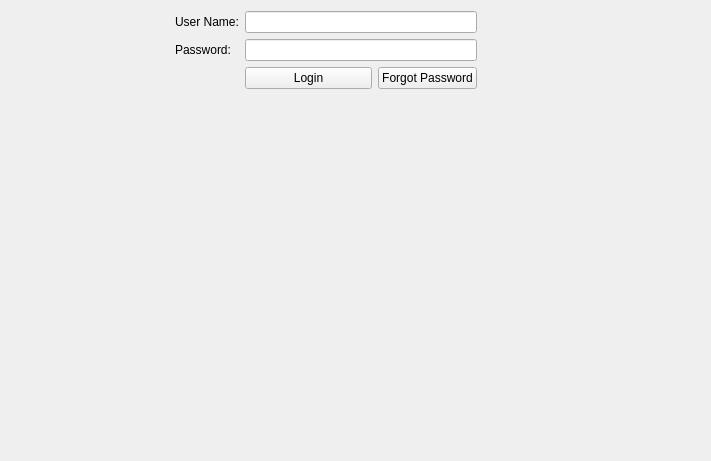
          <widget class="QWidget" name="loginWindow">
           <layout class="QGridLayout" name="gridLayout_6">
            <item row="2" column="2">
             <widget class="QPushButton" name="loginButton">
              <property name="text">
               <string>Login</string>
              </property>
             </widget>
            </item>
            <item row="1" column="1">
             <widget class="QLabel" name="userPasswordLabel">
              <property name="text">
               <string>Password:</string>
              </property>
             </widget>
            </item>
            <item row="2" column="4">
             <spacer name="loginStackRightSpacer">
              <property name="orientation">
               <enum>Qt::Horizontal</enum>
              </property>
              <property name="sizeHint" stdset="0">
               <size>
                <width>217</width>
                <height>14</height>
               </size>
              </property>
             </spacer>
            </item>
            <item row="1" column="4">
             <widget class="QLabel" name="statusPasswordLabel">
              <property name="text">
               <string/>
              </property>
             </widget>
            </item>
            <item row="0" column="4">
             <widget class="QLabel" name="statusNameLabel">
              <property name="text">
               <string/>
              </property>
             </widget>
            </item>
            <item row="1" column="0">
             <spacer name="LoginStackLeftSpacer">
              <property name="orientation">
               <enum>Qt::Horizontal</enum>
              </property>
              <property name="sizeHint" stdset="0">
               <size>
                <width>164</width>
                <height>17</height>
               </size>
              </property>
             </spacer>
            </item>
            <item row="0" column="1">
             <widget class="QLabel" name="userNameLabel">
              <property name="text">
               <string>User Name:</string>
              </property>
             </widget>
            </item>
            <item row="3" column="2">
             <spacer name="verticalSpacer">
              <property name="orientation">
               <enum>Qt::Vertical</enum>
              </property>
              <property name="sizeHint" stdset="0">
               <size>
                <width>127</width>
                <height>361</height>
               </size>
              </property>
             </spacer>
            </item>
            <item row="2" column="3">
             <widget class="QPushButton" name="forgotPasswordButton">
              <property name="text">
               <string>Forgot Password</string>
              </property>
             </widget>
            </item>
            <item row="0" column="2" colspan="2">
             <widget class="QLineEdit" name="userName"/>
            </item>
            <item row="1" column="2" colspan="2">
             <widget class="QLineEdit" name="userPassword">
              <property name="echoMode">
               <enum>QLineEdit::Password</enum>
              </property>
             </widget>
            </item>
           </layout>
          </widget>
